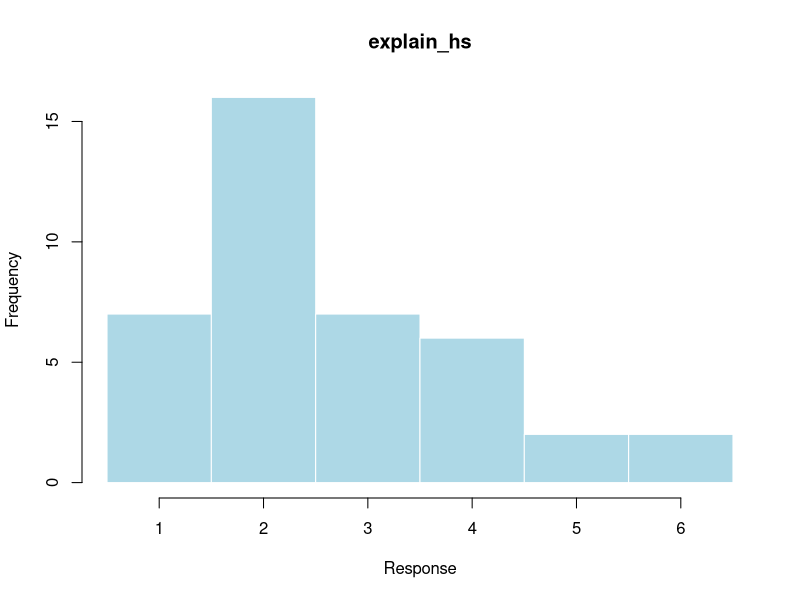
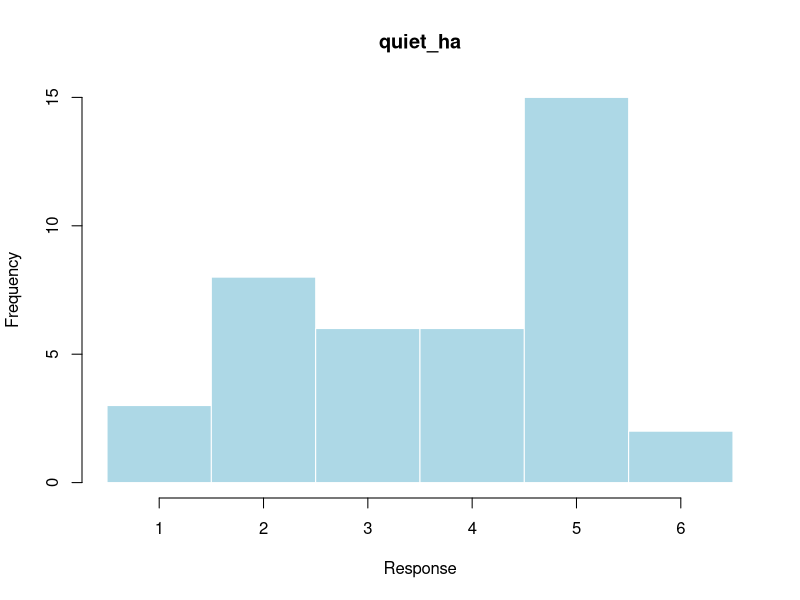
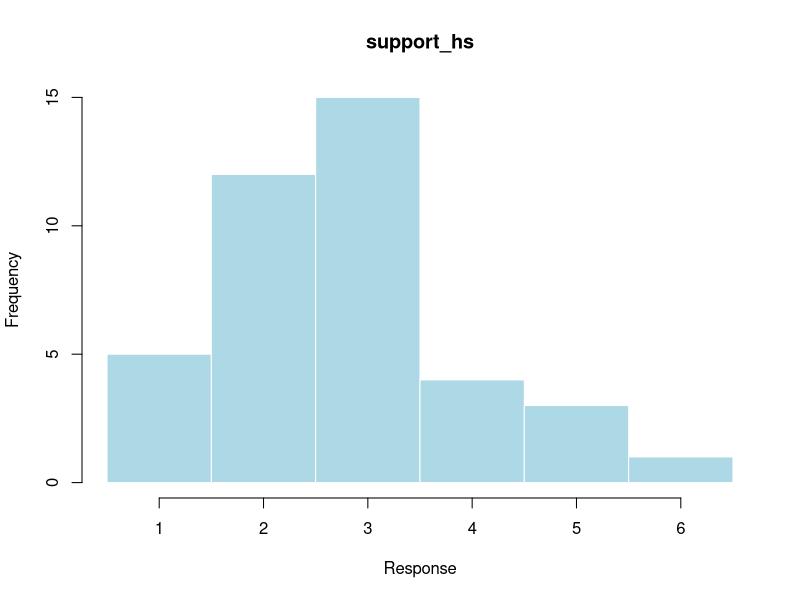
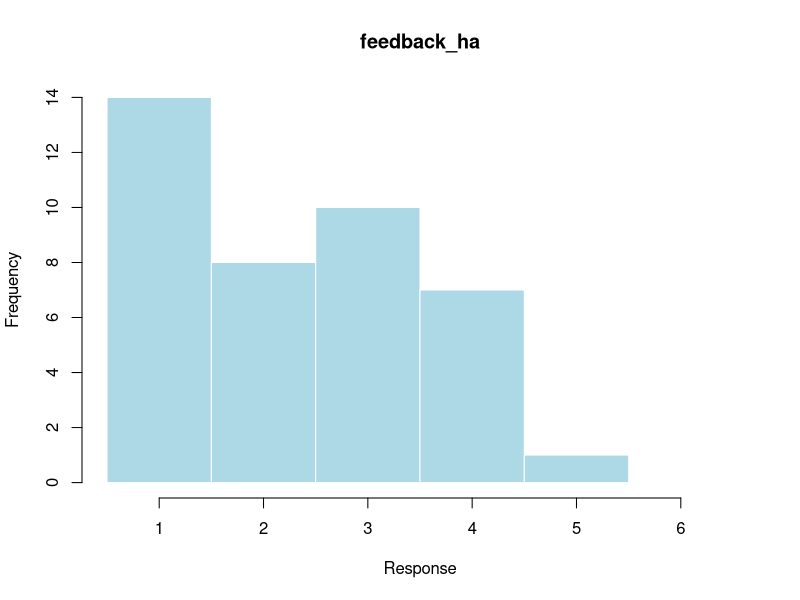
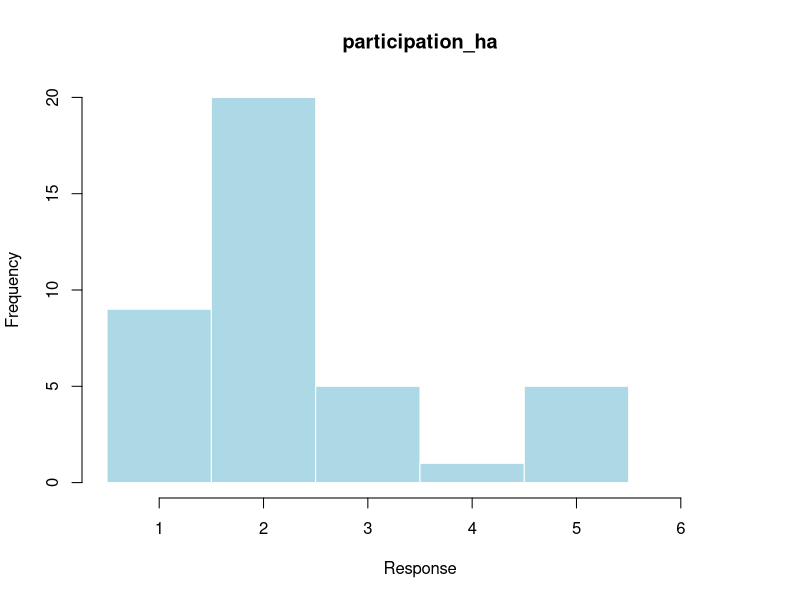
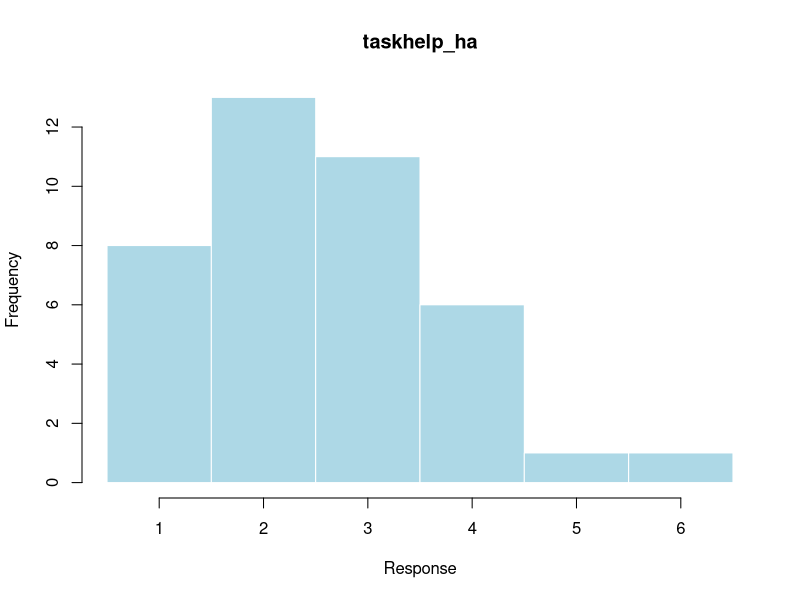
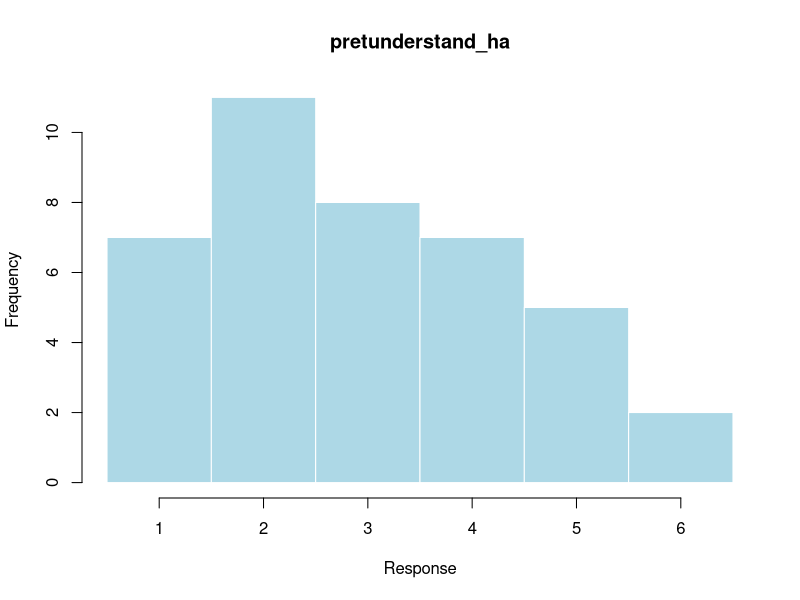
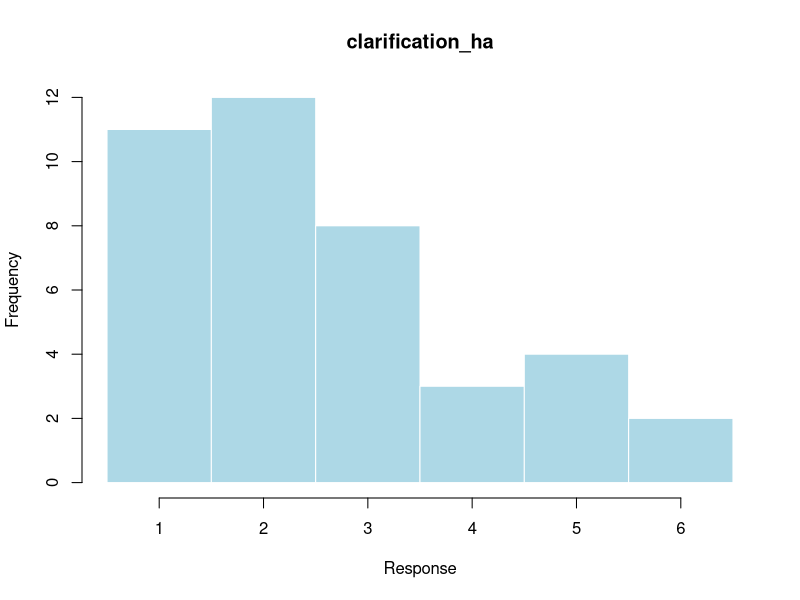

Write the R code that produced these figures, in order.
# 1. I ask my group members to explain concepts that confuse me [-]
# 2. If I do not understand, I will be quieter in group project meetings [+]
# 3. If I am struggling with my project contributions, I seek support from my group members [-]
# 4. When I am unsure about my work, I am reluctant to seek feedback from my group [+]
# 5. If a project is too hard for me, I participate less rather than ask my group for help [+]
# 6. I avoid asking my group members for help even when I find my task difficult. [+]
# 7. I pretend to understand group project discussions even when I feel confused. [+]
# 8. I hesitate to ask my teammates for clarification during group projects. [+]
# 9. I tend to keep working on my own even when collaborating with my group would make the task easier [+]

################################################################
################################################################
################################################################
# SESSION 1: DESCRIPTIVES
################################################################
################################################################
################################################################

###############################################################
# BASIC
###############################################################

print(getwd())
path="~/Desktop/psychometrics_foundations/psychometrics_help-avoidance"
setwd(path)

#Install libraries
library(foreign) # importing/exporting data from/to different statistical software formats
library(fastDummies) # creating binary indicator variables from categorical variables
library(lubridate) # handling and manipulation of date and time data
library(dplyr)

#upload data
rawdata <- read.csv("data/Help Avoidance in Group Projects.csv")
rawdata$id <- 1:nrow(rawdata) #Add ID column

dim(rawdata) # dimension
head(rawdata) # first entries

#filter to just item data and covariate data
df <- rawdata[c(3:14)]

#change column names
df <- df %>%
  rename(
    explain_hs = "I.ask.my.group.members.to.explain.concepts.that.confuse.me.",
    quiet_ha = "If.I.do.not.understand..I.will.be.quieter.in.group.project.meetings.",
    support_hs = "If.I.am.struggling.with.my.project.contributions..I.seek.support.from.my.group.members.",
    feedback_ha = "When.I.am.unsure.about.my.work..I.am.reluctant.to.seek.feedback.from.my.group.",
    participation_ha = "If.a.project.is.too.hard.for.me..I.participate.less.rather.than.ask.my.group.for.help.",
    taskhelp_ha = "I.avoid.asking.my.group.members.for.help.even.when.I.find.my.task.difficult.",
    pretunderstand_ha = "I.pretend.to.understand.group.project.discussions.even.when.I.feel.confused..",
    clarification_ha = "I.hesitate.to.ask.my.teammates.for.clarification.during.group.projects.",
    workown_ha = "I.tend.to.keep.working.on.my.own.even.when.collaborating.with.my.group.would.make.the.task.easier.",
    degree_level = "What.is.your.current.student.status.",
    fos = "Which.field.best.describes.your.area.of.study.",
    langlevel = "Self.rate.your.skills.in.the.language.typically.used.for.your.group.projects..e.g...German.or.English.."
  )

#degree level numerical encoding 
# Classify as 1 (Undergraduate or equivalent)
unique(df$degree_level) #return unique values
df$degree_level[df$degree_level == "Undergraduate Student (Bachelor or equivalent)"] <- 1
df$degree_level[df$degree_level  == "MD"] <- 1 #MD = med student, these can be considered undergraduates
df$degree_level[df$degree_level  == "Medical Student"] <- 1
# Classify as 2 (Master or equivalent)
df$degree_level[df$degree_level == "Graduate Student (Master or equivalent)"] <- 2
# Classify as 3 (Doctoral or equivalent)
df$degree_level[df$degree_level == "Doctoral Student (PhD or equivalent)"] <- 3

#language level self rating numerical encoding 
unique(df$langlevel) #return unique values
df$langlevel[df$langlevel == "Less than adequate"]<-1
df$langlevel[df$langlevel ==" Adequate"]<-2
df$langlevel[df$langlevel == "Good"]<-3
df$langlevel[df$langlevel == "Excellent"]<-4
df$langlevel[df$langlevel == "Native Speaker"]<-5

#fos numerical encoding 
unique(df$fos) #return unique values
df$fos[df$fos=="Economics and Social Sciences"]<-1
df$fos[df$fos=="Theology"]<-2
df$fos[df$fos=="Science"]<-3
df$fos[df$fos=="Humanities"]<-4
df$fos[df$fos=="Medicine"]<-5
#assign data science to economics and social sciences
df$fos[df$fos=="Data Science"]<-1
#assign rhetorics, philospophy to humanities
df$fos[df$fos=="Rhetorics, philosophy "]<-4

# save the relevant item labels
item_names <- colnames(df[1:9])
  
# all information should be saved in a data frame where the 
# number of rows correspond to the number of participants 
# and the number of columns to the number of items and covariates.
# Use some kind of id as column names (instead of the full questions), 
# e.g. rename a single column: colnames(dat.sub)[1] <- "item1"
# or all columns: colnames(dat.sub) <- c("item1", "item2",...)
# The entries should be the item responses (values between 1 and 6)
# and some numerical encoding for the covariates

###############################################################
# ANALYSIS
###############################################################

# use only the item information, not the covariates
dfitems <- df[,item_names]
head(dfitems)

#correlation matrix before reverse coding
round(cor(dfitems), 2)

#explain_hs and support_hs should be reversed (negative).
#this aligns with how questions were writted
# So, we re-code by subtracting the response value from 
# the maximum score plus 1 = 6 + 1 = 7
dfitems[,"explain_hs"] <- 7-dfitems[,"explain_hs"]
dfitems[,"support_hs"] <- 7-dfitems[,"support_hs"]

#correlation matrix after reverse coding
round(cor(dfitems), 2)

###############################################################
# VISUAL INSPECTIONS
###############################################################

# Calculate total scores (sum of all item scores per person) for scale
total_scores <- apply(dfitems,1,sum) 

#################################
# Histograms
#################################
# Plot histogram of single item responses
for (i in item_names) {
  pdf(paste0("figures/histogram_", i, ".pdf"), width = 7, height = 5)
  hist(
    dfitems[[i]],
    main = i,   # title
    xlab = "Response",                          # x-axis label
    ylab = "Frequency",                         # y-axis label
    col = "lightblue",                        # bar color
    border = "white",                         # remove dark borders
    breaks = seq(0.5, 6.5, by = 1),   # produces bins centered at 1,2,3,4,5,6
    xaxt = "n",                        # suppress default x-axis
  )
  axis(1, at = 1:6, labels = 1:6)
  dev.off()
}

# Plot histogram of total scores (here we expect a Gaussian)
pdf("figures/histogram_strategy.pdf", width = 7, height = 5)
# Find the actual minimum and maximum score for clean plotting
min_score <- min(total_scores) 
max_score <- max(total_scores)
total_scores
hist(
  total_scores,
  main = "Total Scores",   # title
  xlab = "Response",                          # x-axis label
  ylab = "Frequency",                         # y-axis label
  col = "lightblue",                        # bar color
  border = "white",                         # remove dark borders
  breaks = 10
)
dev.off()

#################################
# Density plots
#################################
# Approximate density for scale 1
pdf("figures/density_strategy.pdf", width = 7, height = 5)
# Compute density first
d <- density(total_scores)
plot(
  d,
  main = "",
  xlab = "Score",
  ylab = "Density",
  lwd = 2,
  col = "steelblue"
)
# Add shaded area under density curve
polygon(d, col = adjustcolor("steelblue", alpha.f = 0.3), border = NA)
# Add normal curve on same x-range
curve(
  dnorm(x, mean = mean(total_scores), sd = sd(total_scores)),
  add = TRUE,
  lwd = 2,
  lty = 3,
  col = "darkred"
)
dev.off()

#################################
# Box plots
#################################
# - Maximum/100th percentile (thin upper horizontal line)
#   the highest data point in the data set excluding any outliers
# - Third quartile/75th percentile (upper end of grey area)
#   the median of the upper half of the dataset
# - Median/50th percentile (thick horizontal line)
#   the middle value in the data set
# - Minimum/0th percentile (thin lower horizontal line)
#   the lowest data point in the data set excluding any outliers
# - First quartile/25th percentile (lower end of grey area)
#   the median of the lower half of the dataset
pdf("figures/boxplot_strategy.pdf", width = 5, height = 7)
boxplot(total_scores)
dev.off()
# If you have some extreme outlier, e.g. one person answering always with 
# one option, you can consider to discard it. Please report this!

# We can also include some covariate information to look at different 
# subgroups of the sample, here we plot different boxplots for language level
pdf("figures/boxplot_strategy_gender.pdf", width = 8, height = 7)
boxplot(
  total_scores ~ langlevel,
  data = df,
  main = "",
  xlab = "Language Level",
  ylab = "Help Avoidance Score",
  col = c("red", "orange", "yellow", "green", "lightblue"),  # two soft colors
  border = "gray30",
  boxwex = 0.6,                       # wider boxes
  cex.axis = 1.2,
  cex.lab = 1.3
)
grid(nx = NA, ny = NULL, col = "gray85", lty = "dotted")
dev.off()


#################################
# Scatter Plots
#################################
# We can look at the relationship between a covariant and the total scores
# of scale 1
pdf("scatter_strategy_age.pdf", width = 7, height = 5)
scatter.smooth(
  x = df$langlevel,
  y = total_scores,
  main = "",
  xlab = "Language Level",
  ylab = "Help Avoidance Score",
  col = adjustcolor("steelblue", alpha.f = 0.5),   # semi-transparent points
  pch = 16,                                        # solid circles
  lpars = list(col = "darkred", lwd = 2)           # smoother line style
)
dev.off()

###############################################################
# DESCRIPTIVE STATISTICS
###############################################################

#################################
# Item difficulty
#################################
#item difficulty: to people tend to have very high endorsements (all very high or all very low)
# This provides information about how strongly persons agreed on average.
# It can be calculated based on the minimum and maximum score that can be 
# chosen/achieved on the scale:
# diff := (mean(item) - min_score) / (max_score - min_score)
# The difficulty can take values between 0 to 1 and should not be too extreme,
# otherwise low or high response values are chosen too often and we cannot
# discriminate between participants.

# Calculate the mean of each item
itemdiff <- apply(df[1:9],2,mean)

# Get the min and max score of scale
range(df[,1:9])
minscore1 <- 1 # set min score
maxscore1 <- 6 # set max score
# Calculate the difficulties for scale
itemdiff[1:9] <- (itemdiff[1:9]-minscore1)/(maxscore1-minscore1)

# Check the range of the item difficulties
range(itemdiff) 

# Plot the difficulties of scale 1 items
pdf("figures/item_difficulty_strategy.pdf", width = 7, height = 5)
plot(itemdiff[1:9], axes=F, type="b", ylim=c(0,1),
     xlab="item", ylab="item difficulty")
axis(2) # add y-axis
axis(1,1:9,c(1,2,3,4,5,6,7,8,9)) # add item labels on x-axis
abline(h=c(.1,.5,.9),lty=2) # add horizontal lines
dev.off()
# -> items 2 has high difficulty

#################################
# Item variance
#################################
#item variance: how much do responses differ
# This provides information about the variation in the responses. It is an
# important consideration on top of the item difficulty since the latter
# can take a moderate value for two reasons:  either the responses are well
# distributed between low and high scores (indicating a desirable spread),
# or most responses cluster around medium scores (indicating less discrimination)
# A high variance indicates the first, more desirable scenario. High is
# always relative to the scale range (the variance of a 6-point-scale is
# naturally bigger than the one of a 4-point scale). The theoretical maximum 
# variance can be calculated to be: (max_score - min_score)^2 / 4
# Looking at the standard deviation (the square root of the variance) can be 
# more intuitive since it has the same "unit" as the measure itself.
##Standard Deviation: want larger/medium STD, concerned about variance that is too small 
#too small STD--> too similar, cannot distinguish differences

# For a 6-point scale we get a maximum variance of 6.25 and thus a standard 
# deviation of 2.5, so we can interpret the standard deviation as follows:
# > 1: low variance -responses are clustered around a central value 
#                   (e.g., most responses are 3 or 4).
# 1-2: moderate variance - responses are somewhat dispersed 
#                   but still show clustering
# > 2: high variance - responses are widely spread across the scale, 
#                   indicating good discrimination.

# Calculate the variance of the response scores for all items
itemvar <- apply(df[1:9],2,var)
# Print the variances
print(itemvar)
# Print the standard deviations
print(sqrt(itemvar))

# Plot the variances of scale 1 items
pdf("figures/item_variance_strategy.pdf", width = 7, height = 5)
plot(itemvar[1:9], axes=F, type="b", ylim=c(0,2.5),
     xlab="item", ylab="item variance")
axis(2) # add y-axis
axis(1,1:9,c(1,2,3,4,5,6,7,8,9)) # add item labels on x-axis
dev.off()

# Plot the standard deviation of scale 1 items
pdf("figures/item_std_strategy.pdf", width = 7, height = 5)
plot(sqrt(itemvar[1:9]), axes=F, type="b", ylim=c(0,2.5),
     xlab="item", ylab="item standard deviation")
axis(2) # add y-axis
abline(h=c(1,2),lty=2) # add horizontal lines
axis(1,1:9,c(1,2,3,4,5,6,7,8,9)) # add item labels on x-axis
dev.off()

#################################
# Item-scale correlation
#################################
#item/scale correlation: does this item behave consistently with other items on the scale (high: fits well, low: doesn't fit well)
#want high correlation
# These are the correlations between a single item in a scale and 
# the average of all the other items within the same scale.
# They should be high for internal consistency.
# When they are low, check if removing items with particularly low 
# correlation to the scale improves the other item-scale correlations.
#
# Calculate the items correlations separately for each scale!

itemcor <- c() # empty list
# loop  through the items
for(j in 1:length(item_names)){
  # Save the sub scale including all items, but item j
  scale_no_j <- apply(dfitems[-j],1,mean)
  # Calculate the correlation with item j
  itemcor[j] <- cor(dfitems[j],scale_no_j)
}
# plot the results
pdf("figures/item_scale_correlation_strategy.pdf", width = 7, height = 5)
plot(itemcor, axes=F, type="b", ylim=c(0,1),
     xlab="item", ylab="item scale correlation")
axis(2) # add y-axis
axis(1,1:9,c(1,2,3,4,5,6,7,8,9)) # add item labels on x-axis
abline(h=c(.3),lty=2) # add horizontal line
dev.off()
itemcor
# item scale correlations all very low, 
# not acceptable(below threshold of 0.3) are candidates for deletion

# Test correction of scale by removing item 3
item_names_a <- item_names[-3] # remove the item
itemcora <- c() # empty list
# loop  through the items
for(j in 1:length(item_names_a)){
  # Save the sub scale including all items, but item j
  scale_no_j <- apply(dfitems[-j],1,mean)
  # Calculate the correlation with item j
  itemcora[j] <- cor(dfitems[j],scale_no_j,use="pair")
}
itemcora # print the correlations 

pdf("figures/item_scale_correlation_strategy_reduced_A.pdf", width = 7, height = 5)
plot(itemcora, axes=F, type="b", ylim=c(0,1),
     xlab="item", ylab="item scale correlation")
axis(2) # add y-axis
axis(1,1:8,c(1,2,4,5,6,7,8,9)) # add item labels on x-axis
abline(h=c(.3),lty=2) # add horizontal line
dev.off()

# Test correction of scale by removing items 3 and 4
item_names_b <- item_names[-c(3,4)] # remove the items
itemcorb <- c() # empty list
# loop  through the items
for(j in 1:length(item_names_b)){
  # Save the sub scale including all items, but item j
  scale_no_j <- apply(dfitems[-j],1,mean)
  # Calculate the correlation with item j
  itemcorb[j] <- cor(dfitems[j],scale_no_j,use="pair")
}
itemcorb # print the correlations 

pdf("figures/item_scale_correlation_strategy_reduced_B.pdf", width = 7, height = 5)
plot(itemcorb, axes=F, type="b", ylim=c(0,1),
     xlab="item", ylab="item scale correlation")
axis(2) # add y-axis
axis(1,1:7,c(1,2,5,6,7,8,9)) # add item labels on x-axis
abline(h=c(.3),lty=2) # add horizontal line
dev.off()

# Test correction of scale by removing items 3, 4, 5
item_names_c <- item_names[-c(3,4,5)] # remove the items
itemcorc <- c() # empty list
# loop  through the items
for(j in 1:length(item_names_c)){
  # Save the sub scale including all items, but item j
  scale_no_j <- apply(dfitems[-j],1,mean)
  # Calculate the correlation with item j
  itemcorc[j] <- cor(dfitems[j],scale_no_j,use="pair")
}
itemcorc # print the correlations 

pdf("figures/item_scale_correlation_strategy_reduced_C.pdf", width = 7, height = 5)
plot(itemcorc, axes=F, type="b", ylim=c(0,1),
     xlab="item", ylab="item scale correlation")
axis(2) # add y-axis
axis(1,1:6,c(1,2,6,7,8,9)) # add item labels on x-axis
abline(h=c(.3),lty=2) # add horizontal line
dev.off()

# Test correction of scale by removing items 3, 4, 5, 6
item_names_d <- item_names[-c(3,4,5,6)] # remove the items
itemcord <- c() # empty list
# loop  through the items
for(j in 1:length(item_names_d)){
  # Save the sub scale including all items, but item j
  scale_no_j <- apply(dfitems[-j],1,mean)
  # Calculate the correlation with item j
  itemcord[j] <- cor(dfitems[j],scale_no_j,use="pair")
}
itemcord # print the correlations 

pdf("figures/item_scale_correlation_strategy_reduced_D.pdf", width = 7, height = 5)
plot(itemcord, axes=F, type="b", ylim=c(0,1),
     xlab="item", ylab="item scale correlation")
axis(2) # add y-axis
axis(1,1:5,c(1,2,7,8,9)) # add item labels on x-axis
abline(h=c(.3),lty=2) # add horizontal line
dev.off()

# However, we keep everything for the subsequent analyses 
# because factor analyses may reveal a different structure.

#################################
# Table with all results
#################################
library(xtable)
# Save all calculated item descriptive statistics in a data frame
tab1 <- data.frame(itemdiff, itemvar, itemcor)
# Add column names
colnames(tab1) <- c("item difficulty","item variance", "item scale correlation")
# Add item codes as row names
rownames(tab1) <- item_names
# Print table with values rounded to two decimal places
round(tab1,2)

# Print latex table
xtable(tab1)
